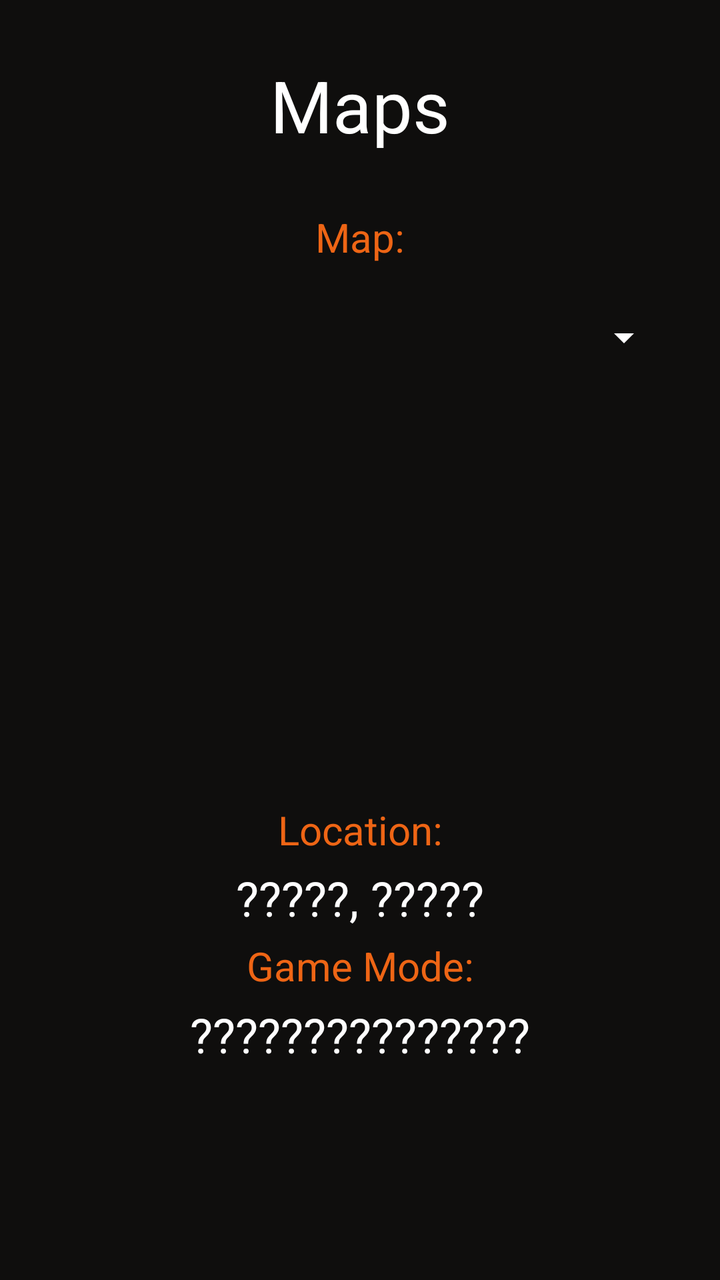
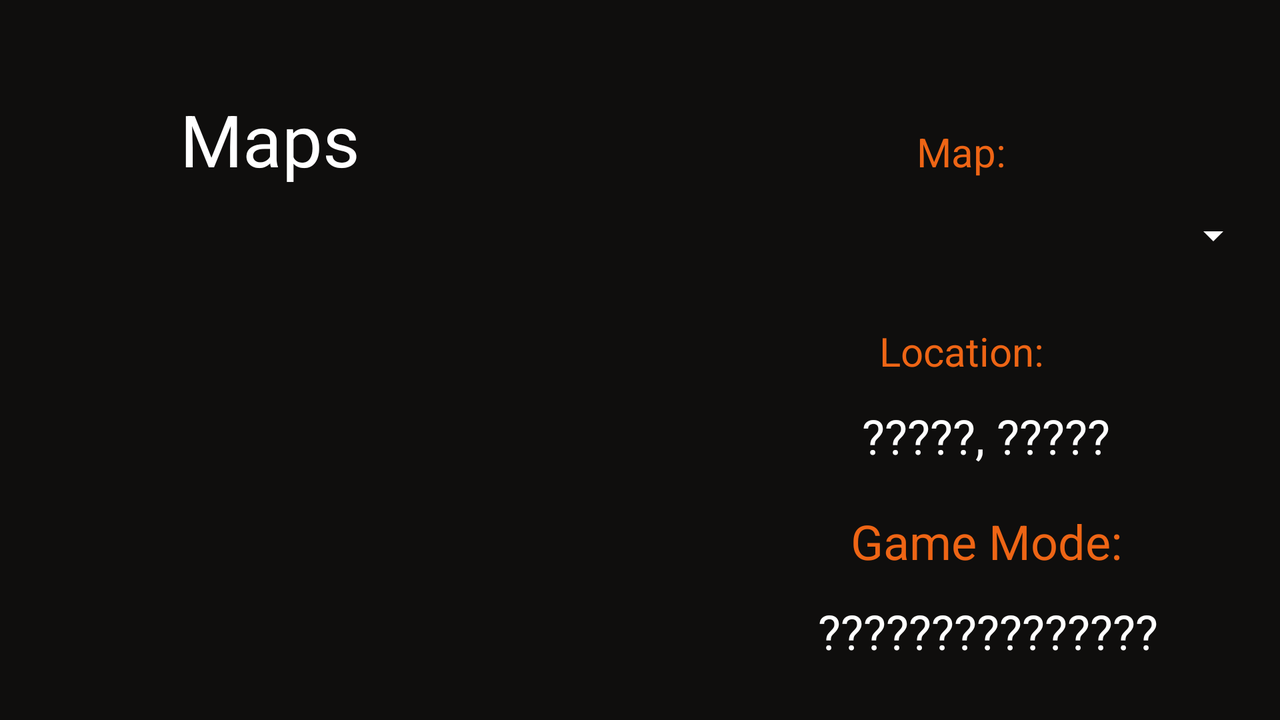

An Android layout and its configuration variant, each rendered on a device that would load it. The default file and the variant file are quoted in full after the pictures.
<!-- AndroidManifest.xml: application theme Theme.Overwatch2App_MenuActivity -->
<!-- res/layout/activity_maps.xml -->
<?xml version="1.0" encoding="utf-8"?>
<androidx.constraintlayout.widget.ConstraintLayout xmlns:android="http://schemas.android.com/apk/res/android"
    xmlns:app="http://schemas.android.com/apk/res-auto"
    xmlns:tools="http://schemas.android.com/tools"
    android:layout_width="match_parent"
    android:layout_height="match_parent"
    android:background="@color/lightblack"
    tools:context=".mapsActivity.MapsActivity">

    <TextView
        android:id="@+id/rolesSectionTitle"
        android:layout_width="wrap_content"
        android:layout_height="wrap_content"
        android:layout_marginTop="24dp"
        android:text="@string/mapsSectionTitleDefaultText"
        android:textColor="@color/white"
        android:textSize="36sp"
        app:layout_constraintBottom_toTopOf="@+id/mapNameTitle"
        app:layout_constraintEnd_toEndOf="parent"
        app:layout_constraintHorizontal_bias="0.5"
        app:layout_constraintStart_toStartOf="parent"
        app:layout_constraintTop_toTopOf="parent" />

    <TextView
        android:id="@+id/mapNameTitle"
        android:layout_width="wrap_content"
        android:layout_height="wrap_content"
        android:layout_marginTop="24dp"
        android:text="@string/mapNameTitleDefaultText"
        android:textColor="@color/orange"
        android:textSize="20sp"
        app:layout_constraintBottom_toTopOf="@+id/mapNameDisplaySpinner"
        app:layout_constraintEnd_toEndOf="parent"
        app:layout_constraintHorizontal_bias="0.5"
        app:layout_constraintStart_toStartOf="parent"
        app:layout_constraintTop_toBottomOf="@+id/rolesSectionTitle" />

    <Spinner
        android:id="@+id/mapNameDisplaySpinner"
        style="@style/SpinnerTheme"
        android:layout_width="0sp"
        android:layout_height="wrap_content"
        android:layout_marginTop="8dp"
        android:layout_marginStart="24dp"
        android:layout_marginEnd="24dp"
        android:minHeight="48dp"
        app:layout_constraintBottom_toTopOf="@+id/mapScreenshotImageView"
        app:layout_constraintEnd_toEndOf="parent"
        app:layout_constraintHorizontal_bias="0.5"
        app:layout_constraintStart_toStartOf="parent"
        app:layout_constraintTop_toBottomOf="@+id/mapNameTitle"
        tools:listitem="@layout/spinner_item_layout" />

    <ImageView
        android:id="@+id/mapScreenshotImageView"
        android:layout_width="200dp"
        android:layout_height="200dp"
        android:src="@drawable/overwatch_logo"
        app:layout_constraintBottom_toTopOf="@+id/mapLocationTitle"
        app:layout_constraintEnd_toEndOf="parent"
        app:layout_constraintHorizontal_bias="0.5"
        app:layout_constraintStart_toStartOf="parent"
        app:layout_constraintTop_toBottomOf="@+id/mapNameDisplaySpinner"
        tools:ignore="ContentDescription" />

    <TextView
        android:id="@+id/mapLocationTitle"
        android:layout_width="wrap_content"
        android:layout_height="wrap_content"
        android:text="@string/mapLocationTitleDefaultText"
        android:textColor="@color/orange"
        android:textSize="20sp"
        app:layout_constraintBottom_toTopOf="@+id/mapLocationDisplay"
        app:layout_constraintEnd_toEndOf="parent"
        app:layout_constraintHorizontal_bias="0.5"
        app:layout_constraintStart_toStartOf="parent"
        app:layout_constraintTop_toBottomOf="@+id/mapScreenshotImageView" />

    <TextView
        android:id="@+id/mapLocationDisplay"
        android:layout_width="0dp"
        android:layout_height="wrap_content"
        android:layout_marginStart="24dp"
        android:layout_marginEnd="24dp"
        android:text="@string/mapLocationDisplayDefaultText"
        android:textColor="@color/white"
        android:textSize="24sp"
        android:gravity="center"
        app:layout_constraintBottom_toTopOf="@+id/gameModeMapTitle"
        app:layout_constraintEnd_toEndOf="parent"
        app:layout_constraintHorizontal_bias="0.5"
        app:layout_constraintStart_toStartOf="parent"
        app:layout_constraintTop_toBottomOf="@+id/mapLocationTitle" />

    <TextView
        android:id="@+id/gameModeMapTitle"
        android:layout_width="wrap_content"
        android:layout_height="wrap_content"
        android:text="@string/gameModeMapTitleDefaultText"
        android:textColor="@color/orange"
        android:textSize="20sp"
        app:layout_constraintBottom_toTopOf="@+id/gameModeMapDisplay"
        app:layout_constraintEnd_toEndOf="parent"
        app:layout_constraintHorizontal_bias="0.5"
        app:layout_constraintStart_toStartOf="parent"
        app:layout_constraintTop_toBottomOf="@+id/mapLocationDisplay" />

    <TextView
        android:id="@+id/gameModeMapDisplay"
        android:layout_width="0dp"
        android:layout_height="wrap_content"
        android:layout_marginStart="24dp"
        android:layout_marginEnd="24dp"
        android:layout_marginBottom="24dp"
        android:text="@string/gameModeMapDisplayDefaultText"
        android:textColor="@color/white"
        android:textSize="24sp"
        android:gravity="center"
        app:layout_constraintBottom_toTopOf="@+id/overwatchLogoImageBackButton"
        app:layout_constraintEnd_toEndOf="parent"
        app:layout_constraintHorizontal_bias="0.5"
        app:layout_constraintStart_toStartOf="parent"
        app:layout_constraintTop_toBottomOf="@+id/gameModeMapTitle" />

    <ImageView
        android:id="@+id/overwatchLogoImageBackButton"
        android:layout_width="50dp"
        android:layout_height="50dp"
        android:layout_marginBottom="24dp"
        android:src="@drawable/overwatch_logo"
        app:layout_constraintBottom_toBottomOf="parent"
        app:layout_constraintEnd_toEndOf="parent"
        app:layout_constraintHorizontal_bias="0.5"
        app:layout_constraintStart_toStartOf="parent"
        app:layout_constraintTop_toBottomOf="@+id/gameModeMapDisplay"
        tools:ignore="ContentDescription" />

</androidx.constraintlayout.widget.ConstraintLayout>
<!-- res/layout/spinner_item_layout.xml (included above) -->
<?xml version="1.0" encoding="utf-8"?>
<androidx.constraintlayout.widget.ConstraintLayout
    xmlns:android="http://schemas.android.com/apk/res/android"
    xmlns:tools="http://schemas.android.com/tools"
    xmlns:app="http://schemas.android.com/apk/res-auto"
    android:layout_width="match_parent"
    android:layout_height="wrap_content">

    <TextView
        android:id="@+id/mapNameItem"
        android:layout_width="match_parent"
        android:layout_height="wrap_content"
        android:textSize="24sp"
        android:layout_marginStart="24dp"
        android:layout_marginEnd="24dp"
        android:textColor="@color/white"
        android:background="@color/lightblack"
        android:gravity="center"
        tools:text="Map Name"
        app:layout_constraintStart_toStartOf="parent"
        app:layout_constraintTop_toTopOf="parent"
        app:layout_constraintBottom_toBottomOf="parent"
        app:layout_constraintEnd_toEndOf="parent" />

</androidx.constraintlayout.widget.ConstraintLayout>
<!-- resources referenced by this layout -->
<resources>
  <color name="lightblack">#0F0E0D</color>
  <color name="orange">#EE6515</color>
  <color name="white">#FFFFFFFF</color>
  <string name="gameModeMapDisplayDefaultText">\???????????????</string>
  <string name="gameModeMapTitleDefaultText">Game Mode:</string>
  <string name="mapLocationDisplayDefaultText">\?????, ?????</string>
  <string name="mapLocationTitleDefaultText">Location:</string>
  <string name="mapNameTitleDefaultText">Map:</string>
  <string name="mapsSectionTitleDefaultText">Maps</string>
  <style name="SpinnerTheme" parent="Theme.AppCompat.Light">
          <item name="android:spinnerDropDownItemStyle">@style/SpinnerDropdownItem</item>
          <item name="android:backgroundTint">@color/white</item> 
          <item name="android:textColor">@color/white</item> 
      </style>
  <style name="Theme.Overwatch2App_MenuActivity" parent="Base.Theme.Overwatch2App_MenuActivity" />
  <style name="SpinnerDropdownItem" parent="Widget.AppCompat.DropDownItem.Spinner">
          <item name="android:textColor">@color/white</item> 
      </style>
  <style name="Base.Theme.Overwatch2App_MenuActivity" parent="Theme.AppCompat.Light.NoActionBar">
          
          
      </style>
</resources>
<!-- res/layout-land/activity_maps.xml (the repository's variant of the layout above) -->
<!-- drawn on the phone turned sideways -->
<?xml version="1.0" encoding="utf-8"?>
<androidx.constraintlayout.widget.ConstraintLayout
    xmlns:android="http://schemas.android.com/apk/res/android"
    xmlns:app="http://schemas.android.com/apk/res-auto"
    xmlns:tools="http://schemas.android.com/tools"
    android:layout_width="match_parent"
    android:layout_height="match_parent"
    android:background="@color/lightblack"
    tools:context=".mapsActivity.MapsActivity">

    <TextView
        android:id="@+id/rolesSectionTitle"
        android:layout_width="wrap_content"
        android:layout_height="wrap_content"
        android:layout_marginTop="24dp"
        android:text="@string/mapsSectionTitleDefaultText"
        android:textColor="@color/white"
        android:textSize="36sp"
        app:layout_constraintBottom_toTopOf="@+id/mapScreenshotImageView"
        app:layout_constraintEnd_toEndOf="@+id/mapScreenshotImageView"
        app:layout_constraintHorizontal_bias="0.5"
        app:layout_constraintStart_toStartOf="@+id/mapScreenshotImageView"
        app:layout_constraintTop_toTopOf="parent" />

    <Spinner
        android:id="@+id/mapNameDisplaySpinner"
        style="@style/SpinnerTheme"
        android:layout_width="300dp"
        android:layout_height="wrap_content"
        android:layout_marginEnd="24dp"
        android:minHeight="48dp"
        app:layout_constraintBottom_toTopOf="@+id/mapLocationTitle"
        app:layout_constraintEnd_toEndOf="parent"
        app:layout_constraintStart_toEndOf="@+id/overwatchLogoImageBackButton"
        app:layout_constraintTop_toBottomOf="@+id/mapNameTitle"
        tools:listitem="@layout/spinner_item_layout" />

    <TextView
        android:id="@+id/mapLocationTitle"
        android:layout_width="wrap_content"
        android:layout_height="wrap_content"
        android:layout_marginTop="16dp"
        android:text="@string/mapLocationTitleDefaultText"
        android:textColor="@color/orange"
        android:textSize="20sp"
        app:layout_constraintBottom_toTopOf="@+id/mapLocationDisplay"
        app:layout_constraintEnd_toEndOf="@+id/mapNameDisplaySpinner"
        app:layout_constraintStart_toStartOf="@+id/mapNameDisplaySpinner"
        app:layout_constraintTop_toBottomOf="@+id/mapNameDisplaySpinner" />

    <TextView
        android:id="@+id/mapLocationDisplay"
        android:layout_width="250dp"
        android:layout_height="wrap_content"
        android:layout_marginTop="8dp"
        android:layout_marginEnd="24dp"
        android:gravity="center"
        android:text="@string/mapLocationDisplayDefaultText"
        android:textColor="@color/white"
        android:textSize="24sp"
        app:layout_constraintBottom_toTopOf="@+id/gameModeMapTitle"
        app:layout_constraintEnd_toEndOf="@+id/mapLocationTitle"
        app:layout_constraintHorizontal_bias="0.375"
        app:layout_constraintStart_toStartOf="@+id/mapLocationTitle"
        app:layout_constraintTop_toBottomOf="@+id/mapLocationTitle" />

    <TextView
        android:id="@+id/mapNameTitle"
        android:layout_width="wrap_content"
        android:layout_height="wrap_content"
        android:layout_marginBottom="16dp"
        android:text="@string/mapNameTitleDefaultText"
        android:textColor="@color/orange"
        android:textSize="20sp"
        app:layout_constraintBaseline_toBaselineOf="@+id/rolesSectionTitle"
        app:layout_constraintEnd_toEndOf="@+id/mapNameDisplaySpinner"
        app:layout_constraintStart_toStartOf="@+id/mapNameDisplaySpinner"
        app:layout_constraintVertical_chainStyle="packed" />

    <ImageView
        android:id="@+id/mapScreenshotImageView"
        android:layout_width="200dp"
        android:layout_height="200dp"
        android:layout_marginEnd="60dp"
        android:src="@drawable/overwatch_logo"
        app:layout_constraintBottom_toBottomOf="@+id/overwatchLogoImageBackButton"
        app:layout_constraintEnd_toStartOf="@+id/overwatchLogoImageBackButton"
        app:layout_constraintTop_toBottomOf="@+id/rolesSectionTitle"
        tools:ignore="ContentDescription" />

    <TextView
        android:id="@+id/gameModeMapTitle"
        android:layout_width="wrap_content"
        android:layout_height="wrap_content"
        android:layout_marginTop="16dp"
        android:text="@string/gameModeMapTitleDefaultText"
        android:textColor="@color/orange"
        android:textSize="24sp"
        app:layout_constraintBottom_toTopOf="@+id/gameModeMapDisplay"
        app:layout_constraintEnd_toEndOf="@+id/mapLocationDisplay"
        app:layout_constraintStart_toStartOf="@+id/mapLocationDisplay"
        app:layout_constraintTop_toBottomOf="@+id/mapLocationDisplay" />

    <TextView
        android:id="@+id/gameModeMapDisplay"
        android:layout_width="250dp"
        android:layout_height="wrap_content"
        android:layout_marginTop="8dp"
        android:gravity="center"
        android:text="@string/gameModeMapDisplayDefaultText"
        android:textColor="@color/white"
        android:textSize="24sp"
        app:layout_constraintBottom_toBottomOf="@+id/overwatchLogoImageBackButton"
        app:layout_constraintEnd_toEndOf="@+id/gameModeMapTitle"
        app:layout_constraintHorizontal_bias="0.493"
        app:layout_constraintStart_toStartOf="@+id/gameModeMapTitle"
        app:layout_constraintTop_toBottomOf="@+id/gameModeMapTitle"
        tools:ignore="TextSizeCheck" />

    <ImageView
        android:id="@+id/overwatchLogoImageBackButton"
        android:layout_width="50dp"
        android:layout_height="50dp"
        android:layout_marginBottom="24dp"
        android:src="@drawable/overwatch_logo"
        app:layout_constraintBottom_toBottomOf="parent"
        app:layout_constraintEnd_toEndOf="parent"
        app:layout_constraintStart_toStartOf="parent"
        tools:ignore="ContentDescription" />

</androidx.constraintlayout.widget.ConstraintLayout>
